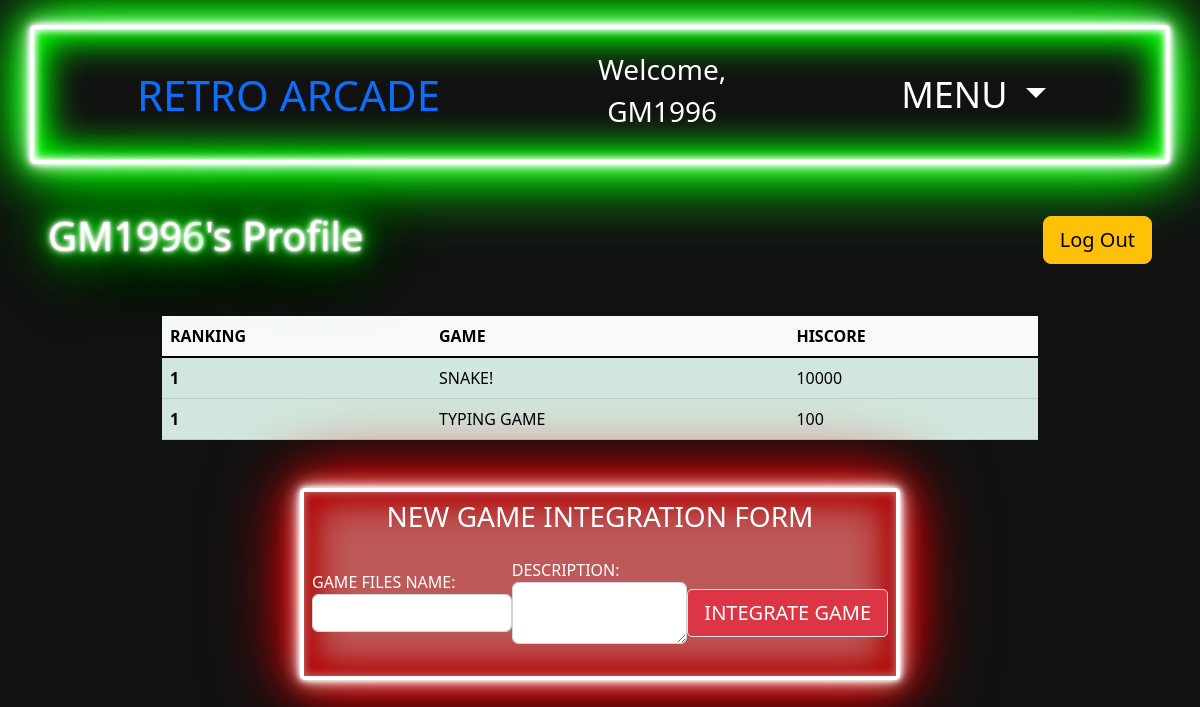
The page /profile (signed in) on the database as committed earlier.
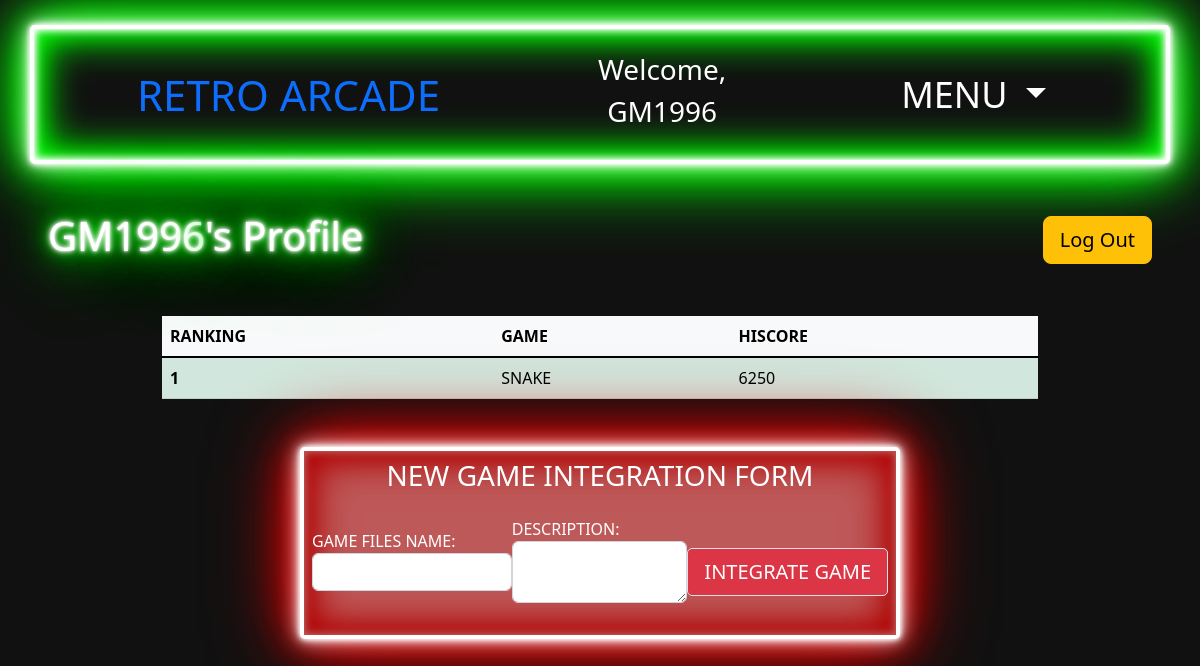
The same page on the database as committed later.
### tables this page shows
CREATE TABLE hiscores(id INTEGER, game_id INTEGER, hiscore INTEGER,
FOREIGN KEY(id) REFERENCES users(id), FOREIGN KEY(game_id) REFERENCES games(game_id));

CREATE TABLE games(game_id INTEGER PRIMARY KEY, game_name TEXT NOT NULL, description TEXT NOT NULL);

### app.py (the view)
@app.route("/profile")
def profile():
    if "name" in session:
        player = session["name"]
        admin = 0
        if player == "GM1996":
            admin = 15698
        conn = sqlite3.connect("retro_arcade.db")
        cur = conn.cursor()
        cur.execute("SELECT id FROM users WHERE name = ?", (player,))
        user_id = cur.fetchone()[0]
        cur.execute("SELECT * FROM hiscores WHERE id = ?", (user_id,))
        scores = cur.fetchone()
        if scores == None:
            flash("You have no scores to display! Go play some games!", "warning")
            cur.close()
            return render_template("profile.html", player=player, admin=admin)
        else:
            cur.execute("SELECT ROW_NUMBER() OVER (PARTITION BY game_id ORDER BY hiscore DESC) RowNum, id, game_id, hiscore FROM hiscores")
            scores = cur.fetchall()
            scores_list = []
            titles = []
            for i in range(len(scores)):
                if scores[i][0] == user_id:
                    scores_list.append(scores[i])
            for i in range(len(scores_list)):
                gameId = scores_list[i][2]
                cur.execute("SELECT game_name FROM games WHERE game_id = ?", (gameId,))
                title = cur.fetchone()[0]
                titles.append(title)
            cur.close()
            return render_template("profile.html", player=player, scores_list=scores_list, titles=titles, admin=admin)
    else:
        flash("Log in to access your profile!", "info")
        return redirect(url_for("login"))

### templates/profile.html (shortened to what this page needs)
{% extends "layout.html" %}
{% block body %}
<div class="d-flex align-items-center justify-content-between mx-5 my-5">
<h1 class="glow">{{ player }}'s Profile</h1>
<form action="/logout">
    <input class=" btn btn-lg btn-warning" type="submit" action="/logout" value="Log Out">
</form>
</div>
<div class="container w-75">
<table class="table table-light">
    <thead>
      <tr>
        <th scope="col">RANKING</th>
        <th scope="col">GAME</th>
        <th scope="col">HISCORE</th>
      </tr>
    </thead>
    <tbody class="table-group-divider">
{% for score in scores_list %}
{% set rank = score[0] %}
{% set title = titles[loop.index0] %}
{% set hiscore = score[3] %}
{% if rank == 1 %}
    <tr class="table-success">
{% elif rank == 2 %}
    <tr class="table-warning">
{% elif rank == 3 %}
    <tr class="table-info">
{% else %}
    <tr>
{% endif %}
    <th scope="row">{{ rank }}</th>
    <td>{{ title|upper }}</td>
    <td>{{ hiscore }}</td>
    </tr>
    </tbody>
{% endfor %}
</table>
</div>
{% if admin == 15698 %}
<div class="contianer d-flex flex-column justify-content-evenly align-items-evenly w-50 my-5 mx-auto addGameForm">
<div class="under w-100 p-2">
<h3 class="mb-4 w-100 text-center">NEW GAME INTEGRATION FORM</h3>
<form action="/" method="POST" class="d-flex justify-content-evenly align-items-center">
    <div class="form-group">
        <label class="text-center" for="gameName">GAME FILES NAME:</label><br>
        <input class="mb-4 form-control" type="text" id="gameName" name="gameName" required="required">
    </div>
    <div class="form-group">
        <label class="text-center" for="desc">DESCRIPTION:</label><br>
        <textarea class="mb-4 form-control" type="textarea" id="desc" name="desc" required="required"></textarea>
    </div>
    <div class="form-group">
        <input type="submit" class="border btn  btn-lg btn-danger" value="INTEGRATE GAME">
    </div>
</form>
</div>
</div>
{% endif %}
{% endblock %}

Rows that differ between the two databases and show on the page:
removed hiscores: id "1", hiscore "100"
no longer on this page (row edited): games: game_name "TYPING GAME"
changed hiscores: hiscore "10000" → "6250"
changed games: game_name "SNAKE!" → "SNAKE"
